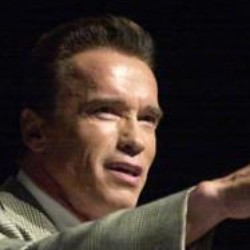
#> input picture Face Recognition/DLib/dataset/training/Arnold_Schwarzenegger/Arnold_Schwarzenegger_0001.jpg, 250 x 250 px, given as the content of the folder dataset/testing, which was not available
$ jupyter execute --allow-errors 'Face Recognition LBPH.ipynb'   (text cells are left out)
#> lines starting #> are read from the running program, lines starting #| are printed output that depends on the picture; pictures that were not available may be replaced by others from this repository, and a replacement may not be noted
#> further down, test is the input picture: shape (250, 250, 3); mean B, G, R 42.5, 48.5, 60.8
[cell 1]
import numpy as np
import cv2
import os
from imutils import paths
import pickle

[cell 2]
training_images = "dataset/training"
testing_images = "dataset/testing"

[cell 3]
# The folders are defined as 0 and 1, due to them needing to be integers for the
# model required by opencv LBPH classifier
# So, we'll define the database here
training_database = ["person_a", "person_b"]
testing_database = {'2': 'person_a', '3': 'person_a'}

[cell 4]
def face_detection(image):
    image_gray = cv2.cvtColor(image, cv2.COLOR_BGR2GRAY)
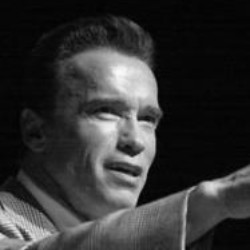
#> image_gray: shape (250, 250); min 0, max 250, mean 51.5
#     print(image_gray)
    haar_classifier = cv2.CascadeClassifier(cv2.data.haarcascades + "haarcascade_frontalface_default.xml")
    face = haar_classifier.detectMultiScale(image_gray, scaleFactor=1.3, minNeighbors=7)
#> face = [[66, 65, 123, 123]]
    if len(face) == 0:
        return None, None
    (x,y,w,h) = face[0]
#> x = 66; y = 65; w = 123; h = 123
    return image_gray[y:y+w, x:x+h], face[0]

[cell 5]
def prepare_data(data_path):
    folders = os.listdir(data_path)
    labels = []
    faces = []
    for folder in folders:
        label = int(folder)
        training_images_path = data_path + '/' + folder
        for image in os.listdir(training_images_path):
            image_path = training_images_path + '/' + image
            training_image = cv2.imread(image_path)
            face, bounding_box = face_detection(training_image)
            if face is not None:
                faces.append(face)
                labels.append(label)

    print ('Training Done')
    return faces, labels

#> (a cell that did not finish here is left out)

[cell 7]
model = cv2.face.LBPHFaceRecognizer_create()
#> (the rest of this cell did not finish here and is left out)

[cell 8]
# Saving the model
filename = "lbph_model.yml"
model.write(filename)

[cell 9]
# Loading the model
model = cv2.face.LBPHFaceRecognizer_create()
filename = "lbph_model.yml"
model.read(filename)

[cell 10]
def predict_image(test_image):
    img = test_image.copy()
    face, bounding_box = face_detection(img)
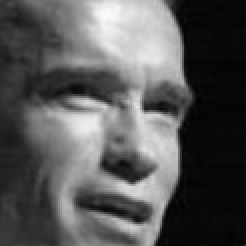
#> face: shape (123, 123) (shown 2 times larger); min 1, max 250, mean 86.5
#> bounding_box = [66, 65, 123, 123]
    if face is not None:
        label = model.predict(face)
        label_text = training_database[label[0]]
        return label_text
    else:
        return None

[cell 11]
prediction_status = {'correct': 0, 'incorrect': 0, 'unidentified': 0}

#> (a cell that did not finish here is left out)

$ run again, on Face Recognition/DLib/dataset/training/Donald_Rumsfeld/Donald_Rumsfeld_0002.jpg
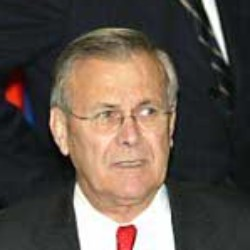
#> input picture Face Recognition/DLib/dataset/training/Donald_Rumsfeld/Donald_Rumsfeld_0002.jpg, 250 x 250 px, given as the content of the folder dataset/testing, which was not available
#> test is the input picture: shape (250, 250, 3); mean B, G, R 74.2, 82.9, 94.7
#> in face_detection, `image_gray = cv2.cvtColor(image, cv2.COLOR_BGR2GRAY)`:
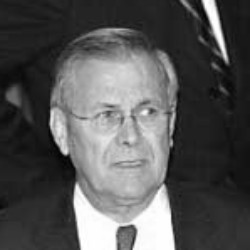
#> image_gray: shape (250, 250); min 3, max 255, mean 85.5
#> in face_detection, `face = haar_classifier.detectMultiScale(image_gray, scaleFactor=1.3, m..`: face = [[62, 63, 126, 126]]
#> x = 62; y = 63; w = 126
#> in predict_image, `face, bounding_box = face_detection(img)`:
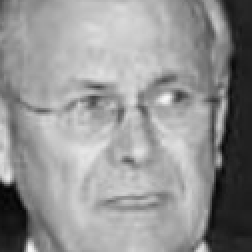
#> face: shape (126, 126) (shown 2 times larger); min 4, max 246, mean 147.3
#> bounding_box = [62, 63, 126, 126]

$ run again, on Face Recognition/DLib/dataset/training/Donald_Rumsfeld/Donald_Rumsfeld_0003.jpg
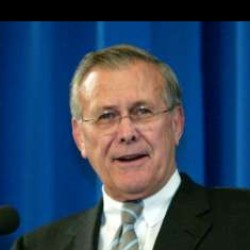
#> input picture Face Recognition/DLib/dataset/training/Donald_Rumsfeld/Donald_Rumsfeld_0003.jpg, 250 x 250 px, given as the content of the folder dataset/testing, which was not available
#> test is the input picture: shape (250, 250, 3); mean B, G, R 95.4, 70.8, 51.4
#> in face_detection, `image_gray = cv2.cvtColor(image, cv2.COLOR_BGR2GRAY)`:
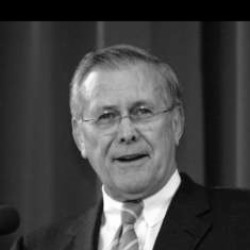
#> image_gray: shape (250, 250); min 0, max 255, mean 67.8
#> in face_detection, `face = haar_classifier.detectMultiScale(image_gray, scaleFactor=1.3, m..`: face = [[63, 64, 125, 125]]
#> x = 63; y = 64; w = 125
#> in predict_image, `face, bounding_box = face_detection(img)`:
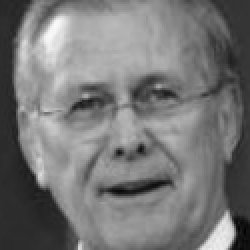
#> face: shape (125, 125) (shown 2 times larger); min 1, max 250, mean 118.8
#> bounding_box = [63, 64, 125, 125]
